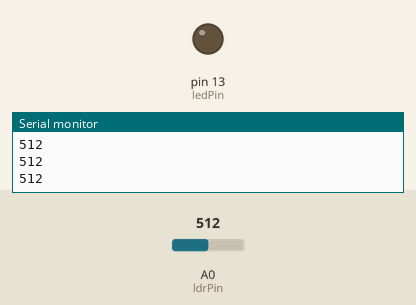
The sketch below on a simulated Arduino Uno, built with avr-gcc and run on an emulated ATmega328P. Parts: output pins drawn as LEDs (lit = HIGH), the last lines printed to the serial monitor. Inputs (shaded band) come from the test bench; at power-on: A0 (ldrPin) = 512.

Above: at 1.2 s.
1.3 s: A0 (ldrPin) set to 988
2.8 s: A0 (ldrPin) set to 1008
At 4.0 s:
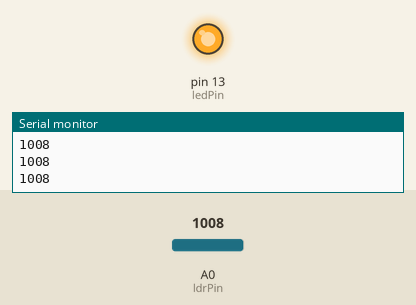
4.3 s: A0 (ldrPin) set to 990
At 5.2 s:
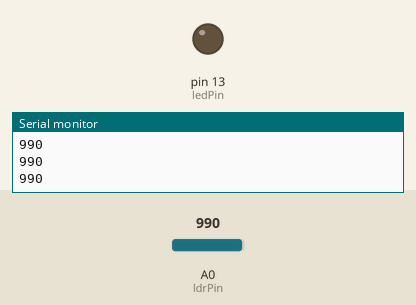
5.8 s: A0 (ldrPin) set to 1010
At 6.5 s:
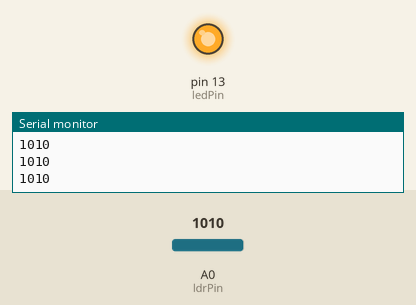
Timing chart, 0 to 8.3 s (numbered marks = the images above; inputs shaded):
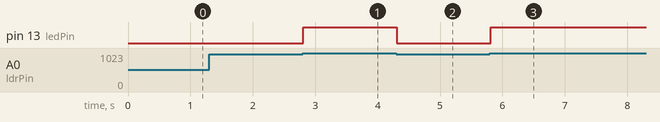

The sketch:

LDR.ino
```cpp
//set pin numbers
//const won't change
const int ledPin = 13;   //the number of the LED pin
const int ldrPin = A0;  //the number of the LDR pin
int sensorvalue = 0;


void setup() {

  Serial.begin(9600);
  pinMode(ledPin, OUTPUT);  //initialize the LED pin as an output
  pinMode(ldrPin, INPUT);   //initialize the LDR pin as an input
}

void loop() {

  int ldrStatus = analogRead(ldrPin);   //read the status of the LDR value
  sensorvalue = analogRead(ldrPin);
  //check if the LDR status is <= 300
  //if it is, the LED is HIGH
   Serial.println(sensorvalue);

   if (sensorvalue >1000) {

    digitalWrite(ledPin, HIGH);               //turn LED off

   }
  else {

    digitalWrite(ledPin, LOW);          //turn LED on
  }
}
```

Measured:
- the behaviour switches between 1000 and 1001 on A0 (ldrPin) (found by bisection; images 0 and 1)
- after the input at 2.8 s, pin 13 (ledPin): LOW → HIGH at once
- after the input at 4.3 s, pin 13 (ledPin): HIGH → LOW at once
- after the input at 5.8 s, pin 13 (ledPin): LOW → HIGH at once
